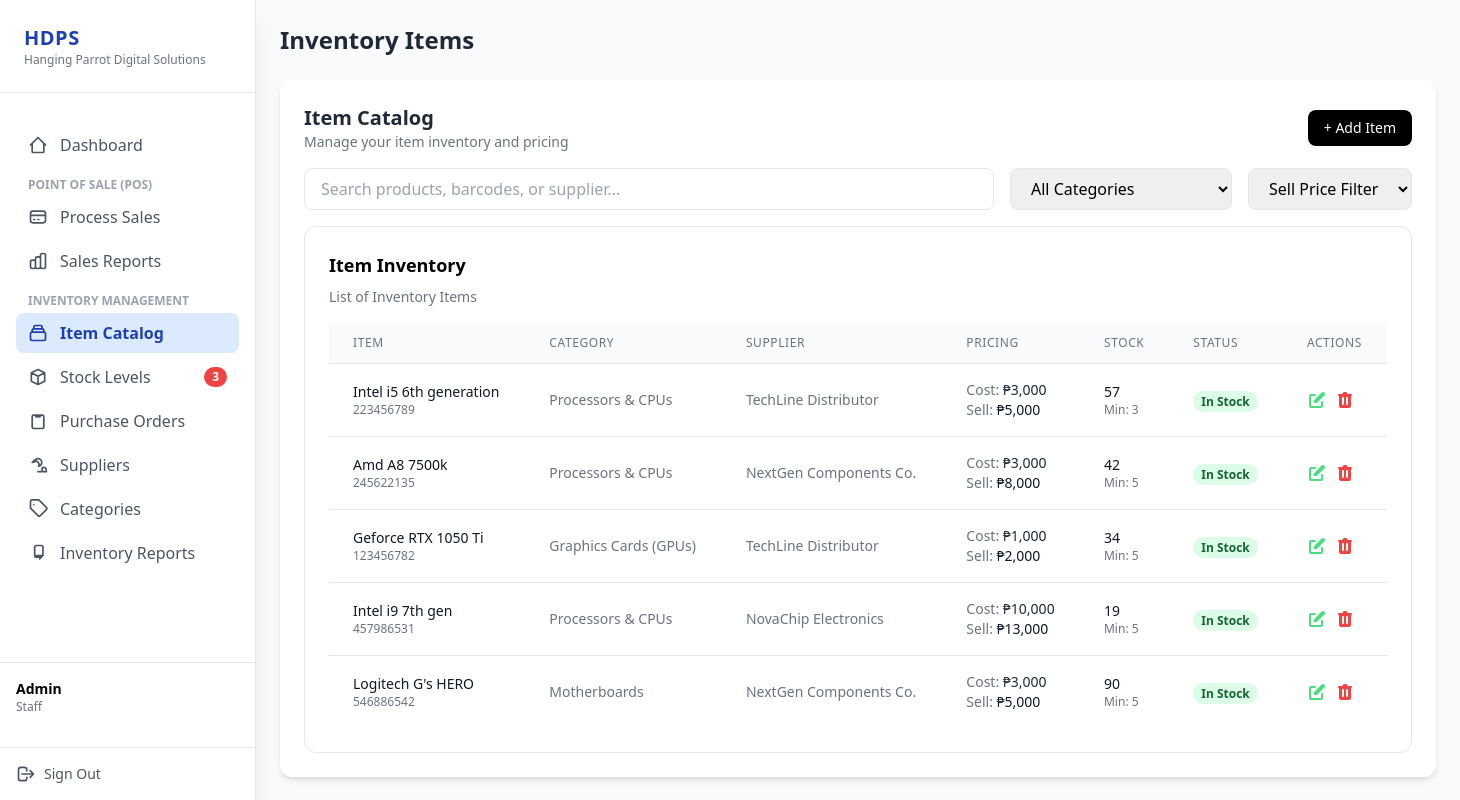
Page /item_catalog.php (signed in) on the committed database.
### tables this page shows
CREATE TABLE `items` (
  `item_id` int(11) NOT NULL,
  `barcode` varchar(50) DEFAULT NULL,
  `item_name` varchar(255) NOT NULL,
  `description` text DEFAULT NULL,
  `category_id` int(11) DEFAULT NULL,
  `supplier_id` int(11) DEFAULT NULL,
  `cost_price` decimal(10,2) DEFAULT 0.00,
  `selling_price` decimal(10,2) DEFAULT 0.00,
  `quantity` int(11) DEFAULT 0,
  `min_stock` int(11) DEFAULT 5,
  `created_at` timestamp NOT NULL DEFAULT current_timestamp(),
  `updated_at` timestamp NOT NULL DEFAULT current_timestamp() ON UPDATE current_timestamp()
);

CREATE TABLE `categories` (
  `category_id` int(11) NOT NULL,
  `category_name` varchar(100) NOT NULL,
  `category_description` text NOT NULL,
  `created_at` timestamp NOT NULL DEFAULT current_timestamp(),
  `updated_at` timestamp NOT NULL DEFAULT current_timestamp() ON UPDATE current_timestamp()
);

CREATE TABLE `suppliers` (
  `supplier_id` int(11) NOT NULL,
  `supplier_name` varchar(100) NOT NULL,
  `contact_number` varchar(20) DEFAULT NULL,
  `email` varchar(100) DEFAULT NULL,
  `status` tinyint(1) DEFAULT 1
);

### database/database.php (called while the page is built, shortened)
<?php
class Database
{
    private $serverName = ("mysql:host=localhost;dbname=computer_store");
    private $userName = ("root");
    private $userPass = ("");
    private $fetchDefault = array(PDO::ATTR_DEFAULT_FETCH_MODE => PDO::FETCH_ASSOC);
    public function conn()
    {
        try {
            $this->conn = new PDO($this->serverName, $this->userName, $this->userPass, $this->fetchDefault);
            return $this->conn;
        } catch (PDOException $e) {
            echo "Error : " . $e->getMessage();
            exit;
        }
    }
    public function select_items()
    {
        $sql = $this->conn()->prepare("SELECT
        items.*,
        categories.category_name,
        suppliers.supplier_name
        FROM items
        LEFT JOIN categories ON items.category_id = categories.category_id
        LEFT JOIN suppliers ON items.supplier_id = suppliers.supplier_id
        ");
        $sql->execute();
        $items = $sql->fetchAll();
        return $items;
    }
}
$database = new Database();

### item_catalog.php (the view, shortened to what this page needs)
<?php
include "database/database.php";
$database->login_session();
$database->create_item();
$database->update_item();
$database->delete_item();
$items = $database->select_items();
?>
<!DOCTYPE html>
<html lang="en">
<head>
  <script src="https://cdn.tailwindcss.com"></script>
</head>
<body class="bg-gray-50 flex">
  <?php include "sidebar.php"; ?>
  <main class="flex-1 ml-0 md:ml-64 p-6">
    <header class="mb-6">
      <h2 class="text-2xl font-bold text-gray-800">Inventory Items</h2>
    </header>
    <section class="bg-white rounded-xl shadow-md p-6">
      <div class="flex items-center justify-between mb-4">
        <div>
          <h3 class="text-xl font-bold text-gray-800">Item Catalog</h3>
          <p class="text-sm text-gray-500">Manage your item inventory and pricing</p>
        </div>
        <div class="flex items-center space-x-2">
          <button id="openAddProductModal" class="px-4 py-2 text-sm bg-black text-white rounded-lg hover:bg-gray-800">
            + Add Item
          </button>
        </div>
      </div>
      <div class="flex items-center space-x-4 mb-4">
        <div class="relative flex-1">
          <input type="text" id="productSearchInput" placeholder="Search products, barcodes, or supplier..."
            class="w-full px-4 py-2 border rounded-lg focus:outline-none">
        </div>
        <select id="categoryFilter" class="px-4 py-2 border rounded-lg focus:outline-none">
          <option value="">All Categories</option>
        </select>
        <select id="itemFilter" class="px-4 py-2 border rounded-lg focus:outline-none">
          <option value="">Sell Price Filter</option>
        </select>
      </div>
      <div class="bg-white border rounded-xl p-6">
        <h4 class="text-lg font-semibold mb-2">Item Inventory</h4>
        <p class="text-sm text-gray-500 mb-4">List of Inventory Items</p>
        <div class="overflow-x-auto">
          <table class="min-w-full divide-y divide-gray-200">
            <thead class="bg-gray-50">
              <tr>
                <th scope="col" class="px-6 py-3 text-left text-xs font-medium text-gray-500 uppercase tracking-wider">
                  Item</th>
                <th scope="col" class="px-6 py-3 text-left text-xs font-medium text-gray-500 uppercase tracking-wider">
                  Category</th>
                <th scope="col" class="px-6 py-3 text-left text-xs font-medium text-gray-500 uppercase tracking-wider">
                  Supplier</th>
                <th scope="col" class="px-6 py-3 text-left text-xs font-medium text-gray-500 uppercase tracking-wider">
                  Pricing</th>
                <th scope="col" class="px-6 py-3 text-left text-xs font-medium text-gray-500 uppercase tracking-wider">
                  Stock</th>
                <th scope="col" class="px-6 py-3 text-left text-xs font-medium text-gray-500 uppercase tracking-wider">
                  Status</th>
                <th scope="col" class="px-6 py-3 text-left text-xs font-medium text-gray-500 uppercase tracking-wider">
                  Actions</th>
              </tr>
            </thead>
            <tbody class="bg-white divide-y divide-gray-200">
              <?php foreach ($items as $item): ?>
                <?php
                $stock_status = ($item['quantity'] <= $item['min_stock']) ? 'low' : 'in';
                ?>
                <tr>
                  <td class="px-6 py-4 whitespace-nowrap">
                    <p class="text-sm font-medium text-gray-900"><?php echo $item['item_name']; ?></p>
                    <p class="text-xs text-gray-500"><?php echo $item['barcode']; ?></p>
                  </td>
                  <td class="px-6 py-4 whitespace-nowrap text-sm text-gray-500"><?php echo $item['category_name']; ?></td>
                  <td class="px-6 py-4 whitespace-nowrap text-sm text-gray-500"><?php echo $item['supplier_name']; ?></td>
                  <td class="px-6 py-4 whitespace-nowrap text-sm text-gray-500">
                    <p>Cost: <span class="text-sm text-gray-800">₱<?php echo number_format($item['cost_price']); ?></span>
                    </p>
                    <p>Sell: <span
                        class="text-gray-900 font-medium">₱<?php echo number_format($item['selling_price']); ?></span></p>
                  </td>
                  <td class="px-6 py-4 whitespace-nowrap text-sm text-gray-500">
                    <p class="text-gray-900 font-medium"><?php echo $item['quantity']; ?></p>
                    <p class="text-xs">Min: <?php echo $item['min_stock'] ?></p>
                  </td>
                  <td class="px-6 py-4 whitespace-nowrap">
                    <?php if ($stock_status === 'low'): ?>
                      <span class="status-label bg-red-100 text-red-800">Low Stock</span>
                    <?php elseif($stock_status === 'in'): ?>
                      <span class="status-label bg-green-100 text-green-800">In Stock</span>
                    <?php endif; ?>
                  </td>
                  <td class="px-6 py-4 whitespace-nowrap text-sm font-medium">
                    <div class="flex space-x-2">
                      <button class="text-green-400 hover:text-green-600 openEditProductModal"
                        data-id="<?= $item['item_id'] ?>" data-name="<?= htmlspecialchars($item['item_name']) ?>"
                        data-barcode="<?= htmlspecialchars($item['barcode']) ?>"
                        data-description="<?= htmlspecialchars($item['description'] ?? '') ?>"
                        data-category="<?= $item['category_id'] ?>" data-supplier="<?= $item['supplier_id'] ?>"
                        data-cost="<?= $item['cost_price'] ?>" data-sell="<?= $item['selling_price'] ?>"
                        data-qty="<?= $item['quantity'] ?>" data-min="<?= $item['min_stock'] ?>">
                      </button>
                      <button class="text-red-500 hover:text-red-700 openDeleteProductModal"
                        data-id="<?= $item['item_id'] ?>" data-name="<?= htmlspecialchars($item['item_name']) ?>">
                      </button>
                    </div>
                  </td>
                </tr>
              <?php endforeach; ?>
            </tbody>
          </table>
        </div>
      </div>
    </section>
  </main>
</body>
</html>

### item_catalog.php (style rules this page uses)
.status-label { padding: 2px 8px; font-size: 12px; font-weight: 600; border-radius: 9999px; }

### rows in the picture
items: item_name "Intel i5 6th generation", barcode "223456789", category.category_name "Processors & CPUs", supplier.supplier_name "TechLine Distributor", cost_price "3,000", selling_price "5,000", quantity "57", min_stock "3", shows "In Stock"
items: item_name "Amd A8 7500k", barcode "245622135", category.category_name "Processors & CPUs", supplier.supplier_name "NextGen Components Co.", cost_price "3,000", selling_price "8,000", quantity "42", min_stock "5", shows "In Stock"
items: item_name "Geforce RTX 1050 Ti", barcode "123456782", category.category_name "Graphics Cards (GPUs)", supplier.supplier_name "TechLine Distributor", cost_price "1,000", selling_price "2,000", quantity "34", min_stock "5", shows "In Stock"
items: item_name "Intel i9 7th gen", barcode "457986531", category.category_name "Processors & CPUs", supplier.supplier_name "NovaChip Electronics", cost_price "10,000", selling_price "13,000", quantity "19", min_stock "5", shows "In Stock"
items: item_name "Logitech G's HERO", barcode "546886542", category.category_name "Motherboards", supplier.supplier_name "NextGen Components Co.", cost_price "3,000", selling_price "5,000", quantity "90", min_stock "5", shows "In Stock"

### other values in the picture
$username "Admin"
$role "Staff"
